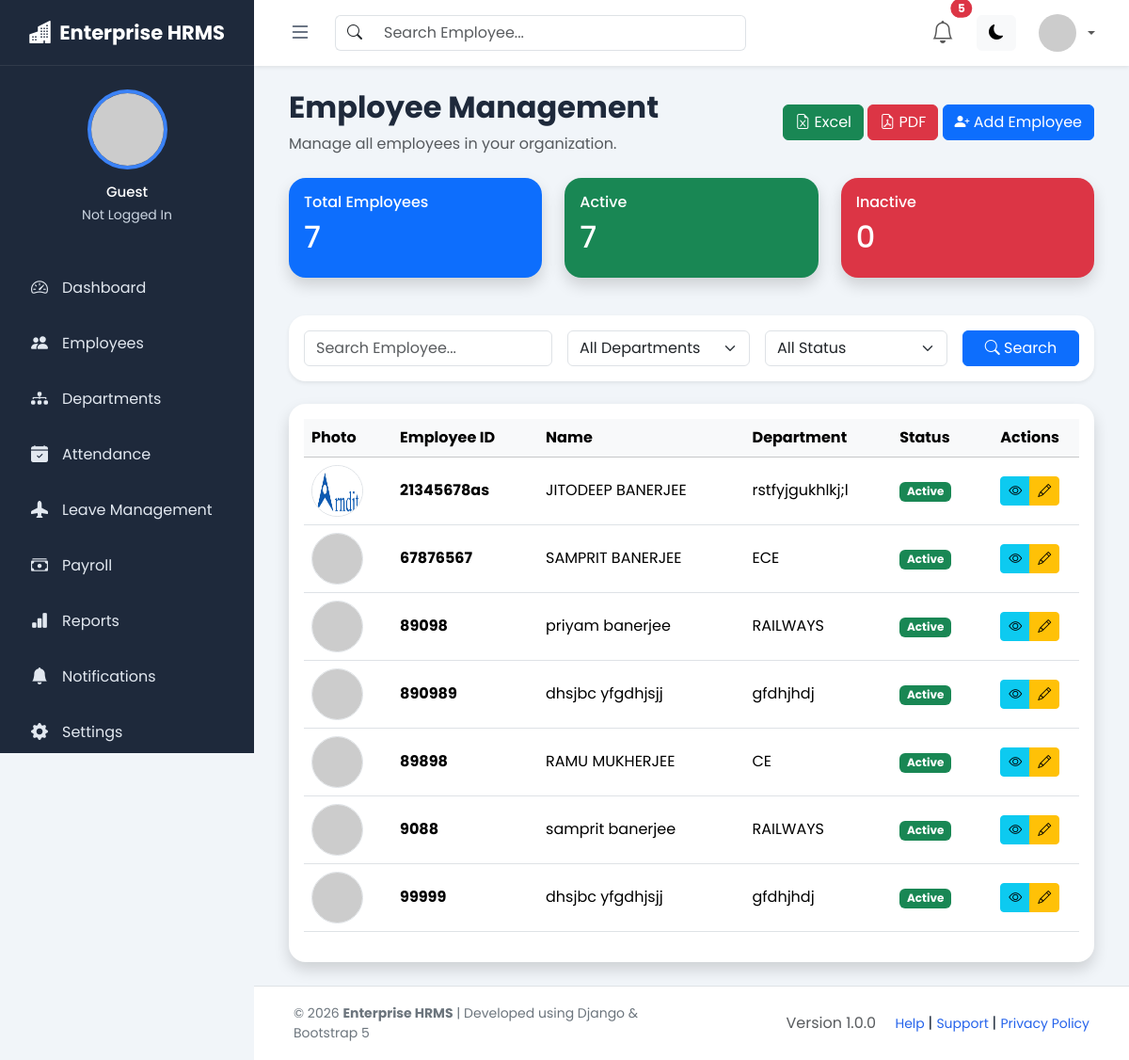
/employees/, run on the app's committed database.
### employees/models.py (models this page shows, shortened)
class Employee(models.Model):
    GENDER_CHOICES = (
        ("Male", "Male"),
        ("Female", "Female"),
        ("Other", "Other"),
    )
    employee_id = models.CharField(
        max_length=10,
        unique=True
    )
    first_name = models.CharField(
        max_length=100
    )
    last_name = models.CharField(
        max_length=100
    )
    email = models.EmailField(
        unique=True
    )
    phone = models.CharField(
        max_length=15,
        validators=[
            RegexValidator(
                regex=r"^\d+$",
                message="Phone number must contain only numerical digits."
            )
        ]
    )
    gender = models.CharField(
        max_length=10,
        choices=GENDER_CHOICES
    )
    date_of_birth = models.DateField()
    designation = models.CharField(
        max_length=100
    )
    department = models.ForeignKey(
        Department,
        on_delete=models.PROTECT,
        related_name="employees"
    )
    salary = models.DecimalField(
        max_digits=10,
        decimal_places=2
    )
    joining_date = models.DateField()
    is_active = models.BooleanField(
        default=True
    )
    profile_picture = models.ImageField(
        upload_to="employees/",
        blank=True,
        null=True
    )
    address = models.TextField()
    created_at = models.DateTimeField(
        auto_now_add=True
    )
    updated_at = models.DateTimeField(
        auto_now=True
    )
    class Meta:
        ordering = ["employee_id"]

### departments/models.py (models this page shows)
class Department(models.Model):
    name = models.CharField(
        max_length=100,
        unique=True
    )
    description = models.TextField(
        blank=True,
        null=True
    )
    created_at = models.DateTimeField(
        auto_now_add=True
    )
    updated_at = models.DateTimeField(
        auto_now=True
    )
    def __str__(self):
        return self.name

### employees/views.py (the view, shortened to what this page needs)
def employee_list(request):
    employees = Employee.objects.all()
    search = request.GET.get("search", "")
    department = request.GET.get("department", "")
    status = request.GET.get("status", "")
    if department:
        employees = employees.filter(
            department=department
        )
    if status == "Active":
        employees = employees.filter(
            is_active=True
        )
    elif status == "Inactive":
        employees = employees.filter(
            is_active=False
        )
    paginator = Paginator(
        employees,
        10
    )
    page_number = request.GET.get("page")
    page_obj = paginator.get_page(
        page_number
    )
    context = {
        "employees": page_obj,
        "page_obj": page_obj,
        "departments": Employee.objects.values_list(
            "department",
            flat=True
        ).distinct(),
        "search": search,
        "department": department,
        "status": status,
        "total_employees": Employee.objects.count(),
        "active_employees": Employee.objects.filter(
            is_active=True
        ).count(),
        "inactive_employees": Employee.objects.filter(
            is_active=False
        ).count(),
    }
    return render(
        request,
        "employees/employee_list.html",
        context
    )

### templates/employees/employee_list.html (shortened to what this page needs)
{% extends 'layouts/base.html' %}
{% block content %}
<div class="container-fluid">
    <div class="d-flex justify-content-between align-items-center mb-4">
        <div>
            <h2 class="fw-bold">
                Employee Management
            </h2>
            <p class="text-muted mb-0">
                Manage all employees in your organization.
            </p>
        </div>
        <div>
            <a
                href="{% url 'export_excel' %}"
                class="btn btn-success">
                <i class="bi bi-file-earmark-excel"></i>
                Excel
            </a>
            <a
                href="{% url 'export_pdf' %}"
                class="btn btn-danger">
                <i class="bi bi-file-earmark-pdf"></i>
                PDF
            </a>
            <a
                href="{% url 'add_employee' %}"
                class="btn btn-primary">
                <i class="bi bi-person-plus-fill"></i>
                Add Employee
            </a>
        </div>
    </div>
    <div class="row mb-4">
        <div class="col-lg-4 col-md-6 mb-3">
            <div class="card bg-primary text-white shadow">
                <div class="card-body">
                    <h6>
                        Total Employees
                    </h6>
                    <h2>
                        {{ total_employees }}
                    </h2>
                </div>
            </div>
        </div>
        <div class="col-lg-4 col-md-6 mb-3">
            <div class="card bg-success text-white shadow">
                <div class="card-body">
                    <h6>
                        Active
                    </h6>
                    <h2>
                        {{ active_employees }}
                    </h2>
                </div>
            </div>
        </div>
        <div class="col-lg-4 col-md-6 mb-3">
            <div class="card bg-danger text-white shadow">
                <div class="card-body">
                    <h6>
                        Inactive
                    </h6>
                    <h2>
                        {{ inactive_employees }}
                    </h2>
                </div>
            </div>
        </div>
    </div>
    <div class="card shadow-sm mb-4">
        <div class="card-body">
            <form method="GET">
                <div class="row g-3">
                    <div class="col-md-4">
                        <input
                            type="text"
                            class="form-control"
                            name="search"
                            placeholder="Search Employee..."
                            value="{{ search|default:'' }}">
                    </div>
                    <div class="col-md-3">
                        <select
                            class="form-select"
                            name="department">
                            <option value="">
                                All Departments
                            </option>
                        </select>
                    </div>
                    <div class="col-md-3">
                        <select
                            class="form-select"
                            name="status">
                            <option value="">
                                All Status
                            </option>
                        </select>
                    </div>
                    <div class="col-md-2">
                        <button
                            type="submit"
                            class="btn btn-primary w-100">
                            <i class="bi bi-search"></i>
                            Search
                        </button>
                    </div>
                </div>
            </form>
        </div>
    </div>
    <div class="card shadow">
        <div class="card-body">
            <div class="table-responsive">
                <table
                    id="employeeTable"
                    class="table table-hover align-middle">
                    <thead class="table-light">
                        <tr>
                            <th>
                                Photo
                            </th>
                            <th>
                                Employee ID
                            </th>
                            <th>
                                Name
                            </th>
                            <th>
                                Department
                            </th>
                            <th>
                                Status
                            </th>
                            <th class="text-center">
                                Actions
                            </th>
                        </tr>
                    </thead>
                    <tbody>
                        {% for employee in employees %}
                        <tr>
                            <td>
                                {% if employee.profile_picture %}
                                    <img
                                        src="{{ employee.profile_picture.url }}"
                                        width="55"
                                        height="55"
                                        class="rounded-circle border"
                                        alt="{{ employee.first_name }}">
                                {% else %}
                                    <img
                                        src="https://ui-avatars.com/api/?name={{ employee.first_name }}+{{ employee.last_name }}&background=2563eb&color=ffffff"
                                        width="55"
                                        height="55"
                                        class="rounded-circle border"
                                        alt="{{ employee.first_name }}">
                                {% endif %}
                            </td>
                            <td>
                                <strong>
                                    {{ employee.employee_id }}
                                </strong>
                            </td>
                            <td>
                                {{ employee.first_name }}
                                {{ employee.last_name }}
                            </td>
                            <td>
                                {{ employee.department }}
                            </td>
                            <td>
                                {% if employee.is_active %}
                                    <span class="badge bg-success">
                                        Active
                                    </span>
                                {% else %}
                                    <span class="badge bg-danger">
                                        Inactive
                                    </span>
                                {% endif %}
                            </td>
                            <td class="text-center">
                                <div class="btn-group">
                                    <a
                                        href="{% url 'employee_detail' employee.id %}"
                                        class="btn btn-info btn-sm"
                                        title="View Employee">
                                        <i class="bi bi-eye"></i>
                                    </a>
                                    <a
                                        href="{% url 'edit_employee' employee.id %}"
                                        class="btn btn-warning btn-sm"
                                        title="Edit Employee">
                                        <i class="bi bi-pencil"></i>
                                    </a>
                                </div>
                            </td>
                        </tr>
                        {% endfor %}
                    </tbody>
                </table>
            </div>
        </div>
    </div>
</div>
{% endblock %}

### data on the page
Employee: profile_picture (picture), employee_id "21345678as", first_name "JITODEEP", last_name "BANERJEE", department "rstfyjgukhlkj;l", is_active "Active"
Employee: employee_id "67876567", first_name "SAMPRIT", last_name "BANERJEE", department "ECE", is_active "Active"
Employee: employee_id "89098", first_name "priyam", last_name "banerjee", department "RAILWAYS", is_active "Active"
Employee: employee_id "890989", first_name "dhsjbc", last_name "yfgdhjsjj", department "gfdhjhdj", is_active "Active"
Employee: employee_id "89898", first_name "RAMU", last_name "MUKHERJEE", department "CE", is_active "Active"
Employee: employee_id "9088", first_name "samprit", last_name "banerjee", department "RAILWAYS", is_active "Active"
Employee: employee_id "99999", first_name "dhsjbc", last_name "yfgdhjsjj", department "gfdhjhdj", is_active "Active"

### other printed values
{{ total_employees }} "7"
{{ active_employees }} "7"
{{ inactive_employees }} "0"
